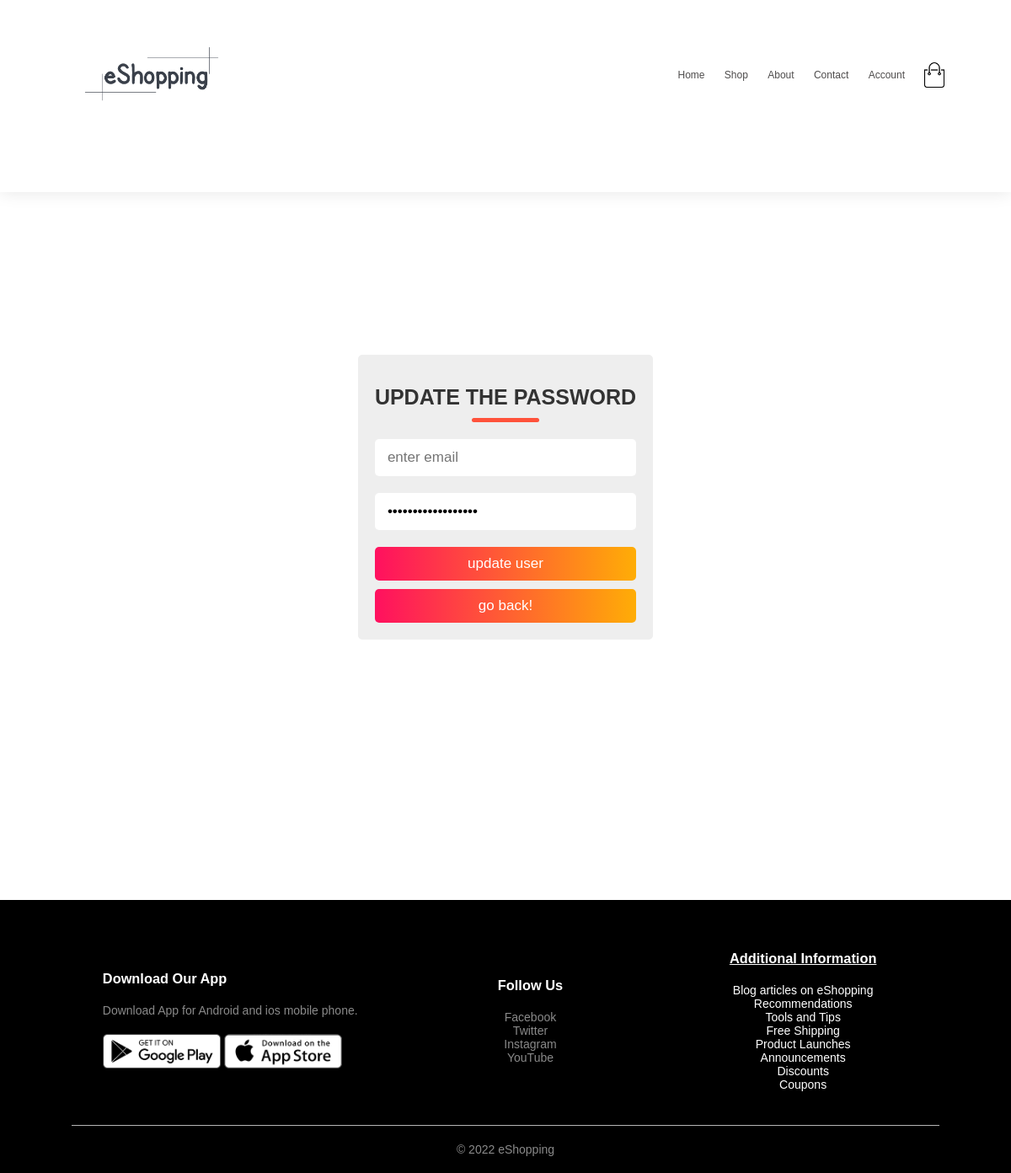
The page /Account/Account_update.php?edit=26 on the database as committed earlier.
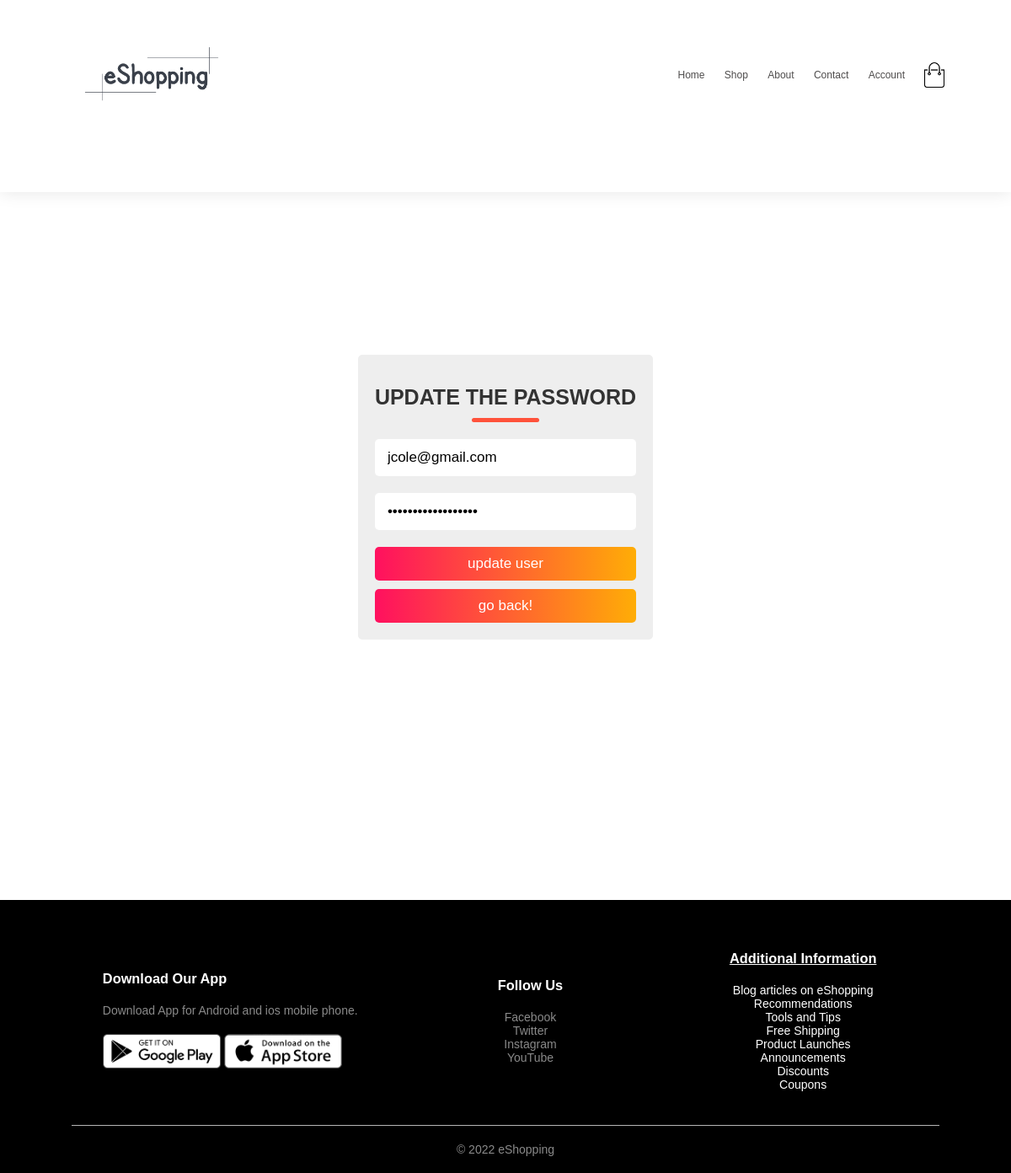
The same page on the database as committed later.
### tables this page shows
CREATE TABLE `tbl_users` (
  `user_id` int(11) NOT NULL,
  `first_name` varchar(25) NOT NULL,
  `last_name` varchar(25) NOT NULL,
  `email` varchar(60) NOT NULL,
  `password` varchar(60) NOT NULL,
  `gender` enum('male','female','','') NOT NULL,
  `role` int(11) NOT NULL DEFAULT 3,
  `is_deleted` int(11) NOT NULL
);

### Account/Account_update.php (the view, shortened to what this page needs)
<?php
require("connection.php");
$user_id = $_GET['edit'];
?>
<!DOCTYPE html>
<html lang="en">
<head>
   <link rel="stylesheet" href="Admin.css">
</head>
<body>
<div class="header">
    <div class="container">
        <div class="navbar">
            <a href="../Homepage/home.php">
            <div class="logo">
                <img src="../Homepage/Logo.png" width="200px">
            </div>
            </a>
            <nav>
                <ul id="MenuItems">
                    <li><a href="../Homepage/home.php">Home</a></li>
                    <li><a href="../Homepage/Shoppage.php">Shop</a></li>
                    <li><a href="../About/About.php">About</a></li>
                    <li><a href="../Contact%20Us/Contact.php">Contact</a></li>
                    <li><a href="../Account/Account.php">Account</a></li>
                </ul>
        </nav>
            <img onclick="window.location.href='../Account/Cart.php';" src="../eShopping/images/cart.png" width="30px" height="30px">
        </div>
    </div>
</div>
<div class="container">
<div class="admin-product-form-container centered">
   <?php
      $select = mysqli_query($conn, "SELECT * FROM tbl_users WHERE user_id = '$user_id'");
      while($row = mysqli_fetch_assoc($select)){
   ?>
   <form action="" method="post" enctype="multipart/form-data">
      <h3 class="title">update the password</h3>
      <input type="email" id="Email" name="Email" value="<?php echo $row['email']; ?>" placeholder="enter email" class="box"><p>
      <input type="password" id="password" name="password" value="enter new password" placeholder="enter password" class="box"></p>
      <input type="submit" class="btn" name="update_user" value="update user">
      <a href="Account.php" class="btn">go back!</a>
     </form>
   <?php }; ?>
</div>
</div>
<div class="footer">
    <div class="small-container">
        <div class="row">
            <div class="footer-col-1">
                <h3>Download Our App</h3>
                <p>Download App for Android and ios mobile phone.</p>
                <div class="app-logo">
                    <img src="../eShopping/images/play-store.png">
                    <img src="../eShopping/images/app-store.png">
                </div>
            </div>
            <div class="footer-col-4">
                <h3>Follow Us</h3>
                <ul>
                    <li>
                        Facebook
                    </li>
                    <li>
                        Twitter
                    </li>
                    <li>
                        Instagram
                    </li>
                    <li>
                        YouTube
                    </li>
                </ul>
            </div>
            <div class="footer-col-3">
                <h3>Additional Information</h3>
                <ul>
                    <li>
                        <a href="../Content/Blog articles on eShopping.html">Blog articles on eShopping</a>
                    </li>
                    <li>
                        <a href="../Content/Recommendations.html">Recommendations</a>
                    </li>
                    <li>
                        <a href="../Content/Tools%20and%20Tips.html">Tools and Tips</a>
                    </li>
                    <li>
                        <a href="../Offers/Free%20Shipping.html">Free Shipping</a>
                    </li>
                    <li>
                        <a href="../Updates/Product%20Launches.html">Product Launches</a>
                    </li>
                    <li>
                        <a href="../Updates/Announcements.html">Announcements</a>
                    </li>
                    <li>
                        <a href="../Offers/Discounts.html">Discounts</a>
                    </li>
                    <li>
                        <a href="../Offers/Coupons.html">Coupons</a>
                    </li>
                </ul>
            </div>
        </div>
        <hr>
        <p class="copyright">&#169; 2022 eShopping</p>
    </div>
</div>
</body>
</html>

Rows that differ between the two databases and show on the page:
changed tbl_users: Email (not shown) → "jcole@gmail.com"
